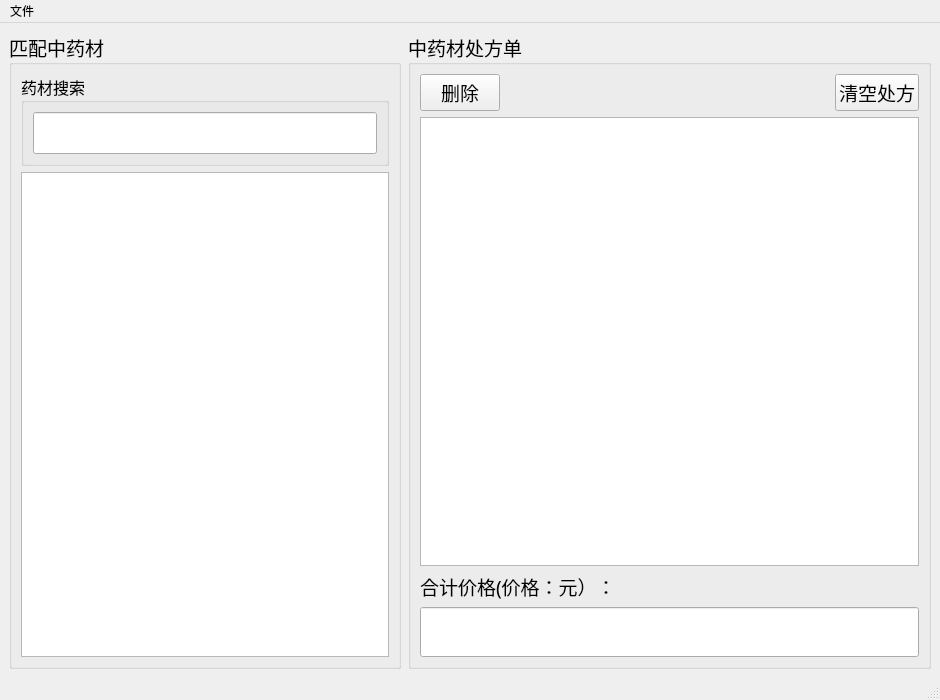
<?xml version="1.0" encoding="UTF-8"?>
<ui version="4.0">
 <class>MainWindow</class>
 <widget class="QMainWindow" name="MainWindow">
  <property name="geometry">
   <rect>
    <x>0</x>
    <y>0</y>
    <width>940</width>
    <height>700</height>
   </rect>
  </property>
  <property name="windowTitle">
   <string>药方价格计算</string>
  </property>
  <widget class="QWidget" name="centralwidget">
   <layout class="QVBoxLayout" name="verticalLayout_4">
    <item>
     <layout class="QHBoxLayout" name="horizontalLayout" stretch="3,4">
      <property name="spacing">
       <number>7</number>
      </property>
      <item>
       <widget class="QGroupBox" name="groupBox">
        <property name="font">
         <font>
          <family>黑体</family>
          <pointsize>14</pointsize>
         </font>
        </property>
        <property name="title">
         <string>匹配中药材</string>
        </property>
        <layout class="QVBoxLayout" name="verticalLayout_2">
         <item>
          <widget class="QGroupBox" name="serachGroupBox">
           <property name="font">
            <font>
             <family>黑体</family>
             <pointsize>12</pointsize>
            </font>
           </property>
           <property name="title">
            <string>药材搜索</string>
           </property>
           <layout class="QVBoxLayout" name="verticalLayout">
            <item>
             <widget class="QLineEdit" name="herbNameLineEdit">
              <property name="font">
               <font>
                <family>黑体</family>
                <pointsize>18</pointsize>
               </font>
              </property>
             </widget>
            </item>
           </layout>
          </widget>
         </item>
         <item>
          <widget class="QTableView" name="herbTableView">
           <property name="font">
            <font>
             <family>黑体</family>
             <pointsize>18</pointsize>
            </font>
           </property>
           <property name="sizeAdjustPolicy">
            <enum>QAbstractScrollArea::AdjustToContents</enum>
           </property>
           <property name="editTriggers">
            <set>QAbstractItemView::NoEditTriggers</set>
           </property>
           <property name="selectionMode">
            <enum>QAbstractItemView::SingleSelection</enum>
           </property>
           <property name="gridStyle">
            <enum>Qt::SolidLine</enum>
           </property>
          </widget>
         </item>
        </layout>
       </widget>
      </item>
      <item>
       <widget class="QGroupBox" name="ordergroupBox">
        <property name="font">
         <font>
          <family>黑体</family>
          <pointsize>14</pointsize>
         </font>
        </property>
        <property name="title">
         <string>中药材处方单</string>
        </property>
        <layout class="QVBoxLayout" name="verticalLayout_3">
         <item>
          <layout class="QHBoxLayout" name="horizontalLayout_2">
           <item>
            <widget class="QPushButton" name="deleteButton">
             <property name="text">
              <string>删除</string>
             </property>
            </widget>
           </item>
           <item>
            <spacer name="horizontalSpacer">
             <property name="orientation">
              <enum>Qt::Horizontal</enum>
             </property>
             <property name="sizeHint" stdset="0">
              <size>
               <width>40</width>
               <height>20</height>
              </size>
             </property>
            </spacer>
           </item>
           <item>
            <widget class="QPushButton" name="pushButton">
             <property name="font">
              <font>
               <family>黑体</family>
               <pointsize>14</pointsize>
              </font>
             </property>
             <property name="text">
              <string>清空处方</string>
             </property>
            </widget>
           </item>
          </layout>
         </item>
         <item>
          <widget class="QTableView" name="orderTableView">
           <property name="font">
            <font>
             <family>黑体</family>
             <pointsize>18</pointsize>
            </font>
           </property>
           <property name="selectionMode">
            <enum>QAbstractItemView::SingleSelection</enum>
           </property>
          </widget>
         </item>
         <item>
          <widget class="QLabel" name="priceLabel">
           <property name="text">
            <string>合计价格(价格：元）：</string>
           </property>
          </widget>
         </item>
         <item>
          <widget class="QLineEdit" name="priceEdit">
           <property name="minimumSize">
            <size>
             <width>0</width>
             <height>50</height>
            </size>
           </property>
           <property name="font">
            <font>
             <family>黑体</family>
             <pointsize>18</pointsize>
            </font>
           </property>
           <property name="readOnly">
            <bool>true</bool>
           </property>
           <property name="placeholderText">
            <string/>
           </property>
          </widget>
         </item>
        </layout>
       </widget>
      </item>
     </layout>
    </item>
   </layout>
  </widget>
  <widget class="QMenuBar" name="menubar">
   <property name="geometry">
    <rect>
     <x>0</x>
     <y>0</y>
     <width>940</width>
     <height>25</height>
    </rect>
   </property>
   <widget class="QMenu" name="menu">
    <property name="title">
     <string>文件</string>
    </property>
    <addaction name="actionNew"/>
   </widget>
   <addaction name="menu"/>
  </widget>
  <widget class="QStatusBar" name="statusbar"/>
  <action name="actionNew">
   <property name="text">
    <string>新建</string>
   </property>
  </action>
 </widget>
 <resources/>
 <connections/>
</ui>
